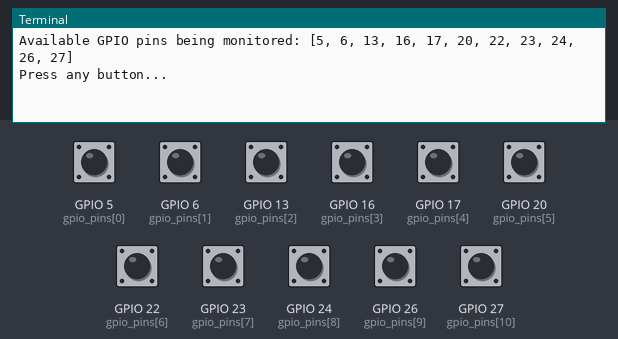
The program below on a simulated Raspberry Pi (BCM pin numbers). Parts: the last lines printed to the terminal. Inputs (shaded band) come from the test bench; at power-on: GPIO 5 (gpio_pins[0]), GPIO 6 (gpio_pins[1]), GPIO 13 (gpio_pins[2]), GPIO 16 (gpio_pins[3]), GPIO 17 (gpio_pins[4]), GPIO 20 (gpio_pins[5]), GPIO 22 (gpio_pins[6]), GPIO 23 (gpio_pins[7]), GPIO 24 (gpio_pins[8]), GPIO 26 (gpio_pins[9]), GPIO 27 (gpio_pins[10]) HIGH.

Above: at 1.2 s.
1.3 s: GPIO 5 (gpio_pins[0]) pulled LOW for 0.15 s
At 2.6 s:
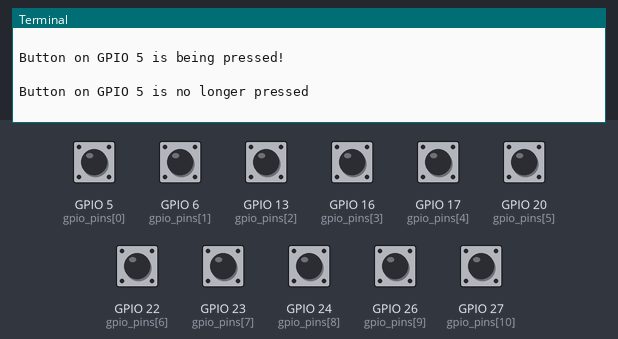
2.9 s: GPIO 6 (gpio_pins[1]) pulled LOW for 0.15 s
At 4.0 s:
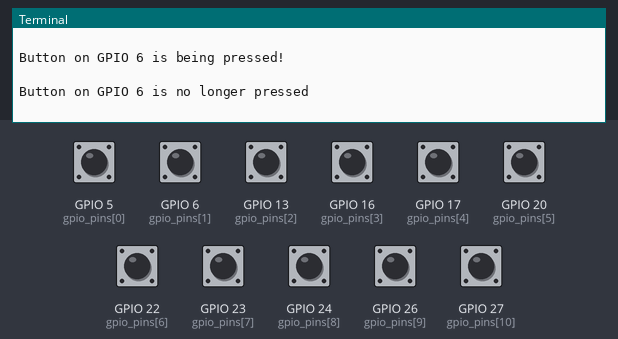
4.5 s: GPIO 13 (gpio_pins[2]) pulled LOW for 0.15 s
At 5.2 s:
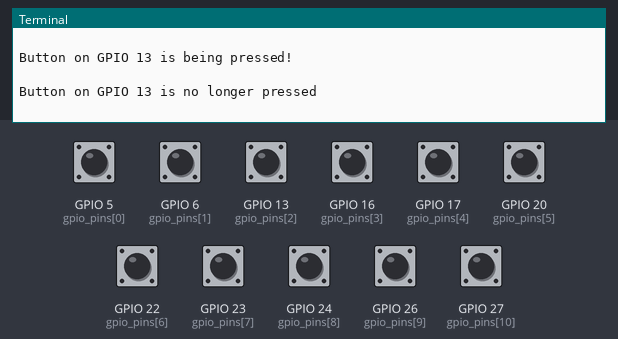
6.1 s: GPIO 16 (gpio_pins[3]) pulled LOW for 0.15 s
At 7.4 s:
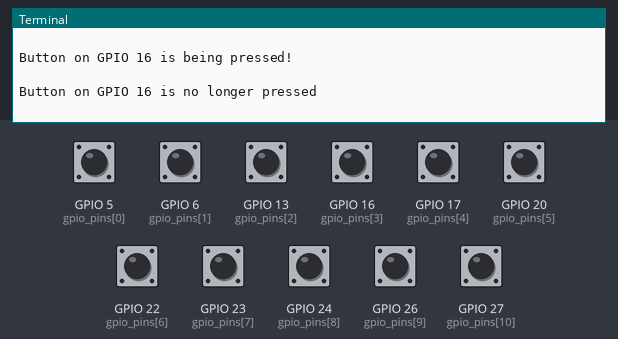
7.7 s: GPIO 17 (gpio_pins[4]) pulled LOW for 0.15 s
At 8.8 s:
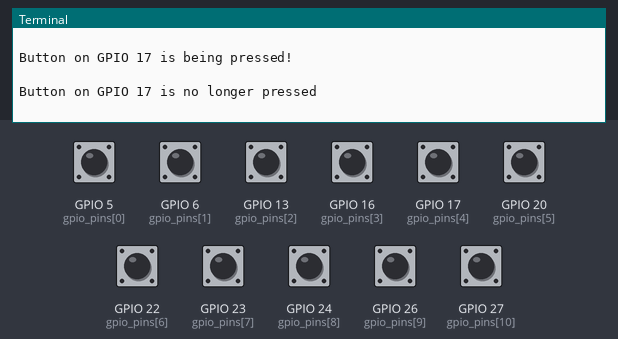
9.3 s: GPIO 20 (gpio_pins[5]) pulled LOW for 0.15 s
At 10.1 s:
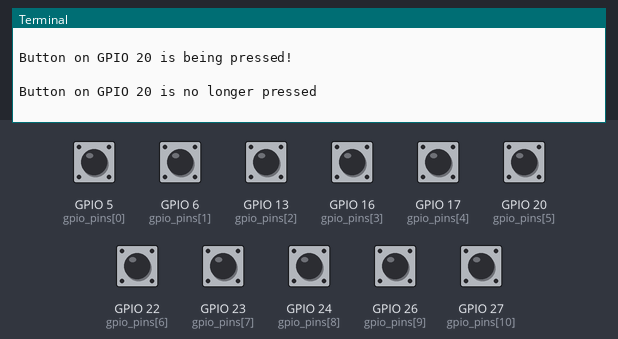

Measured:
- after the input at 1.3 s, the terminal: prints a new line at once (image 1)
- after the input at 2.9 s, the terminal: prints a new line at once (image 2)
- after the input at 4.5 s, the terminal: prints a new line at once (image 3)
- after the input at 6.1 s, the terminal: prints a new line at once (image 4)
- after the input at 7.7 s, the terminal: prints a new line at once (image 5)
- after the input at 9.3 s, the terminal: prints a new line at once (image 6)

The program:

test-button.py
```python
from gpiozero import Button
from signal import pause

# Configure the buttons and pins
gpio_pins = [5, 6, 13, 16, 17, 20, 22, 23, 24, 26, 27]
buttons = {pin: Button(pin, pull_up=True) for pin in gpio_pins}

def button_pressed(pin):
    print(f"Button on GPIO {pin} is being pressed!\n")

def button_released(pin):
    print(f"Button on GPIO {pin} is no longer pressed\n")

print("Available GPIO pins being monitored:", gpio_pins)
print("Press any button...\n")

for pin, button in buttons.items():
    button.when_pressed = lambda p=pin: button_pressed(p)
    button.when_released = lambda p=pin: button_released(p)

pause()
```
